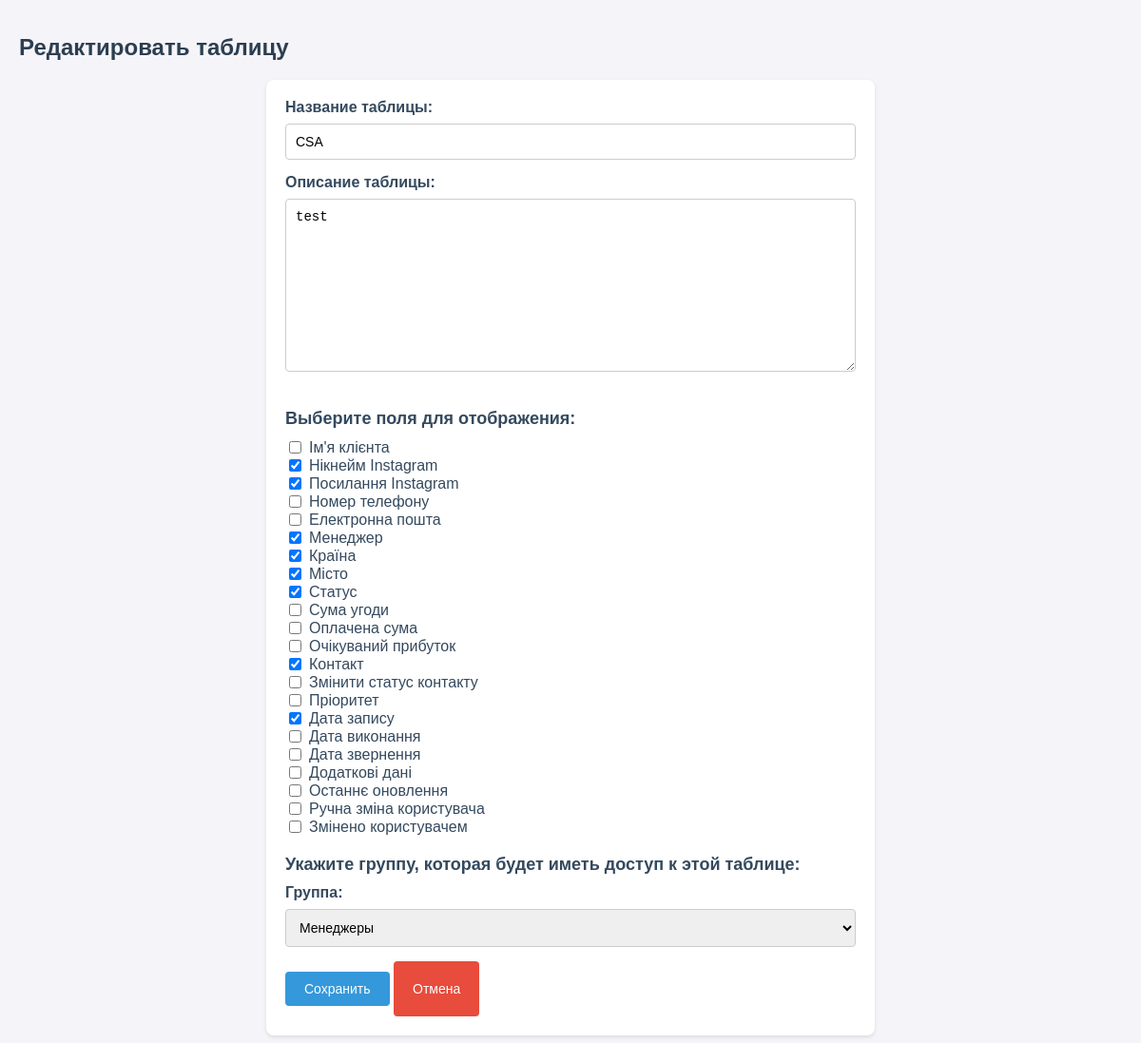
The app's page /clients/tables/41/edit/, older data.
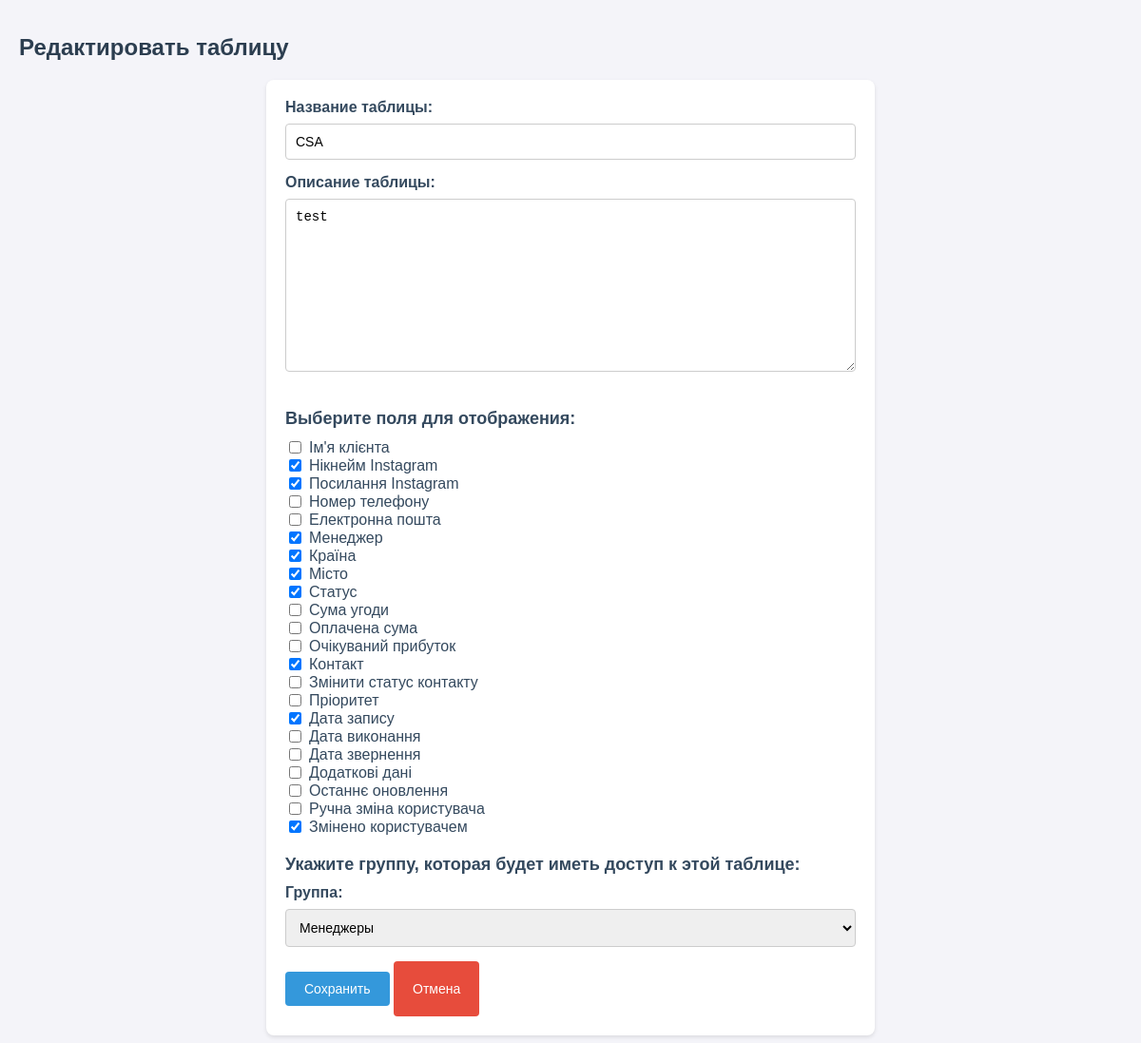
The same page, newer data.
### clients/models.py (models this page shows, shortened)
class CustomTable(models.Model):
    name = models.CharField(max_length=255)  # Название таблицы
    description = models.TextField(blank=True, null=True)
    created_at = models.DateTimeField(auto_now_add=True)  # Дата создания таблицы
    updated_at = models.DateTimeField(auto_now=True)  # Последнее обновление таблицы
    visible_fields = models.JSONField(default=list, blank=True)  # Отображаемые поля в формате списка
    group = models.ForeignKey(
        Group,
        on_delete=models.SET_NULL,
        null=True,
        blank=True,
        related_name='tables',
        verbose_name='Группа с доступом'
    )

### clients/views.py (the view)
# urls.py: path('tables/<int:table_id>/edit/', views.edit_table, name='custom_table_edit'),
def edit_table(request, table_id):
    table = get_object_or_404(CustomTable, id=table_id)
    if request.method == "POST":
        form = CustomTableForm(request.POST, instance=table)
        if form.is_valid():
            table = form.save(commit=False)
            table.visible_fields = [
                {"name": field} if isinstance(field, str) else field
                for field in form.cleaned_data.get('visible_fields', [])
            ]
            table.save()
            messages.success(request, "Таблиця успішно відредагована.")
            return redirect('custom_table_list')
    else:
        visible_fields = table.visible_fields
        if isinstance(visible_fields, str):
            try:
                visible_fields = json.loads(visible_fields)
            except json.JSONDecodeError:
                visible_fields = []
        initial_visible_fields = [field["name"] for field in visible_fields if isinstance(field, dict)]
        form = CustomTableForm(instance=table, initial={"visible_fields": initial_visible_fields})
    return render(request, 'clients/edit_table.html', {'form': form, 'table': table})

### clients/templates/clients/edit_table.html (shortened to what this page needs)
{% load static %}
<!DOCTYPE html>
<html lang="en">
<head>
    <link rel="stylesheet" href="{% static 'css/create_table.css' %}">
</head>
<body>
    <h1>Редактировать таблицу</h1>
    <form method="POST" class="table-form">
        <label for="id_name">Название таблицы:</label>
        {{ form.name }}
        <label for="id_description">Описание таблицы:</label>
        {{ form.description }}
        <h3>Выберите поля для отображения:</h3>
        <div class="field-selection">
            {{ form.visible_fields }}
        </div>
        <h3>Укажите группу, которая будет иметь доступ к этой таблице:</h3>
        <div>
            <label for="id_group">Группа:</label>
            {{ form.group }}
        </div>
        <button type="submit" class="btn-save">Сохранить</button>
        <a href="{% url 'custom_table_list' %}" class="btn-cancel">Отмена</a>
    </form>
</body>
</html>

Row changes from the older to the newer data that the page shows:
changed CustomTable "CSA": visible_fields "☐ ☑ ☑ ☐ ☐ ☑ ☑ ☑ ☑ ☐ ☐ ☐ ☑ ☐ ☐ ☑ ☐ ☐ ☐ ☐ ☐ ☐" → "☐ ☑ ☑ ☐ ☐ ☑ ☑ ☑ ☑ ☐ ☐ ☐ ☑ ☐ ☐ ☑ ☐ ☐ ☐ ☐ ☐ ☑"
